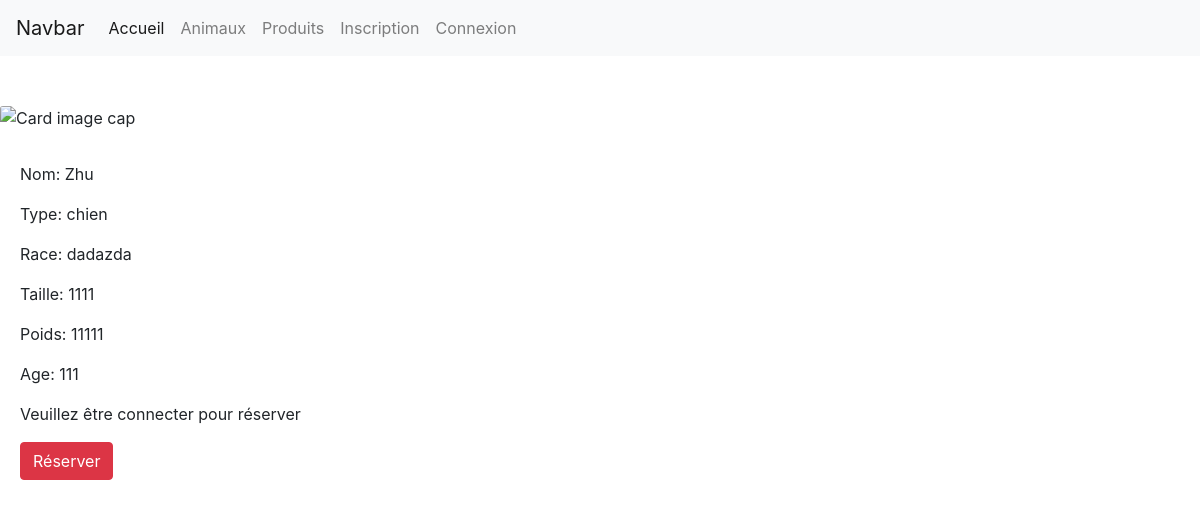
The app's page /index.php?page=singleAnimal&id=3 with its own data.
### tables this page shows
CREATE TABLE IF NOT EXISTS `animal` (
  `id` int(255) NOT NULL AUTO_INCREMENT,
  `nom` varchar(255) NOT NULL,
  `type` varchar(255) NOT NULL,
  `race` varchar(255) NOT NULL,
  `taille` int(255) NOT NULL,
  `poids` int(255) NOT NULL,
  `age` int(255) NOT NULL,
  PRIMARY KEY (`id`)
);

### Core/Controller/Controller.php (called while the page is built, shortened)
<?php
class Controller{
    public function render($view, $params = [])
    {
        extract($params);
        require ROOT . '/App/View/' . $view . '.php';
        require ROOT . '/App/View/default.php';
    }
}

### App/Controller/AnimalController.php (called while the page is built, shortened)
<?php
class AnimalController extends Controller{
    public function __construct()
    {
        $this->AnimalModel = new AnimalModel();
    }
    public function single()
    {
        $animal = $this->AnimalModel->find($_GET["id"]);
        return $this->render("Animaux/singleView", ['animal' => $animal]);
    }
}

### public/index.php (called while the page is built, shortened)
<?php
require ROOT . "/App/Routing/Routing.php";

### Core/Autoloader/Autoloader.php (called while the page is built, shortened)
<?php
class Autoloader{
    public static function autoload ($class){
        $class = str_replace('\\', '/', $class);
    }
}

### Core/Model/Model.php (called while the page is built, shortened)
<?php
class Model extends Database{
    protected $model;
    public function __construct()
    {
        if(is_null($this->model)){
            $class = explode('\\', get_class($this));
            $class = end($class);
            $this->model = strtolower(str_replace('Model', "", $class));
        }
    }
    public function query($statement, $one = false){
        $query = $this->pdo->query($statement, \PDO::FETCH_OBJ);
        if($one){
            return $query->fetch();
        } else {
            return $query->fetchAll();
        }
    }
}

### Core/Database/Database.php (called while the page is built, shortened)
<?php
class Database{
    public function __construct(){
        $config = new Config();
        $config = $config->getConfig();
        $this->dbHost = $config["dbHost"];
        $this->dbPort = $config["dbPort"];
        $this->dbName = $config["dbName"];
        $this->dbUser = $config["dbUser"];
        $this->dbPassword = $config["dbPassword"];
        $this->pdo = new \PDO('mysql:host='. $this->dbHost . ':' . $this->dbPort .
        ";dbname=" . $this->dbName ,
        $this->dbUser,
        $this->dbPassword);
    }
}

### Core/Config/Config.php (called while the page is built, shortened)
<?php
class Config
{
    public function __construct(){
        $this->config = [
            'dbHost' => 'localhost',
            'dbPort' => '3306',
            'dbName' => 'projetpoo',
            'dbUser' =>  'root',
            'dbPassword' => ''
        ];
    }
    public function getConfig(){
        return $this->config;
    }
}

### Core/Model/Query.php (called while the page is built, shortened)
<?php
class Query extends Model
{
    public function find($id)
    {
        return $this->query('SELECT * FROM ' . $this->model . ' WHERE id=' . $id
                            , true);
    }
}

### App/View/Animaux/singleView.php (the view, shortened to what this page needs)
<div class="affichage mt-5 justify-content-around">
<?php if($animal->type == "chien"): ?>
    <img class="card-img-top" src="https://lemagduchien.ouest-france.fr/images/dossiers/2019-06/chien-heureux-064736.jpg" alt="Card image cap">
<?php endif; ?>
    <div class="card-body">
        <div class="card-text">
            <p>Nom: <?= $animal->nom ?></p>
            <p>Type: <?= $animal->type ?></p>
            <p>Race: <?= $animal->race ?></p>
            <p>Taille: <?= $animal->taille ?></p>
            <p>Poids: <?= $animal->poids ?></p>
            <p>Age: <?= $animal->age ?></p>
        </div>
        <?php if (!isset($_SESSION["user"])): ?>
            <p>Veuillez être connecter pour réserver</p>
            <a href="" alt="" class="btn btn-danger">Réserver</a>
        <?php endif; ?>
    </div>
</div>

### records on screen
animal: nom "Zhu", type "chien", race "dadazda", taille "1111", poids "11111", age "111"
